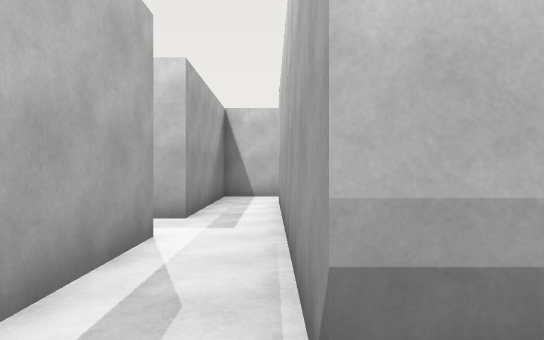
view 1 (above)

17 first-person views from a walk through a scene from a Unity 3-D project. The camera is 1.5 m above the floor, looks level and sees 75° across. The floor is counted in squares, 2 m on a side. Each view is taken from the middle of a square. On the plan, view 1 faces up. The plan holds only what a view shows up to about 11 squares ahead; the rest is blank. The place goes on beyond the plan. The player character is not drawn.

view 2
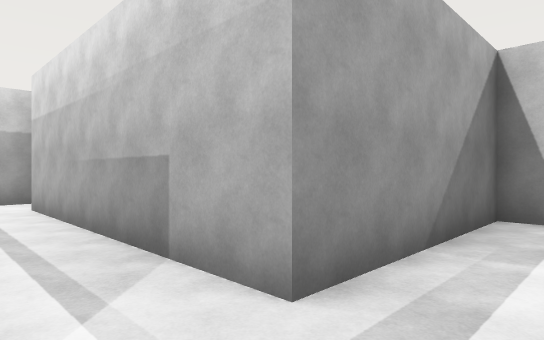

view 3
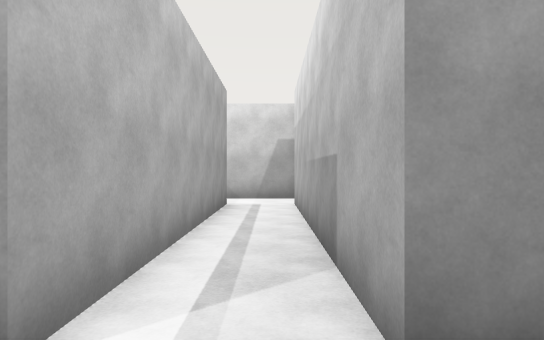

view 4
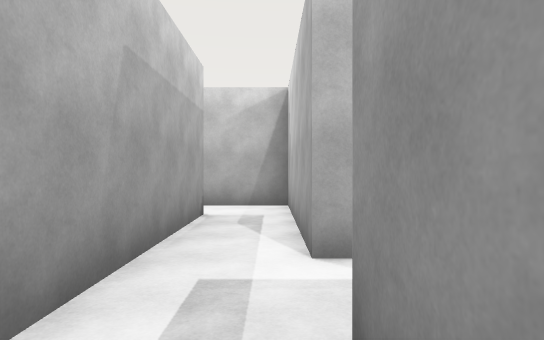

view 5
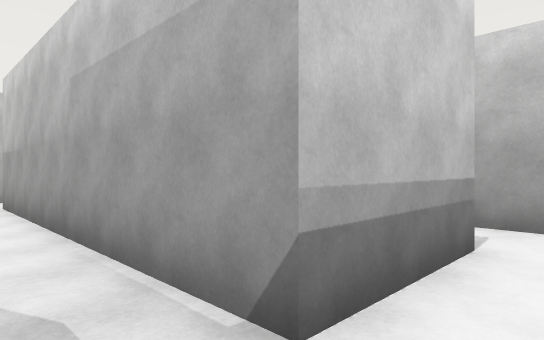

view 6
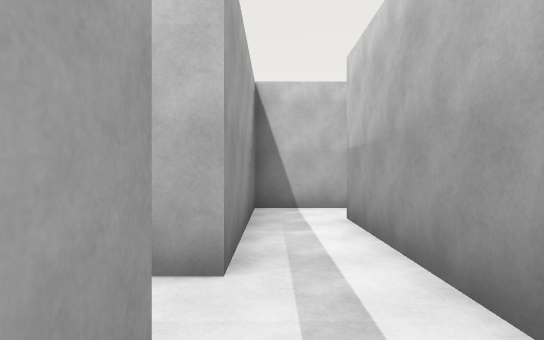

view 7
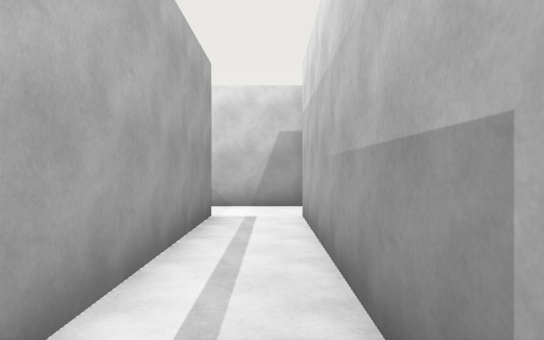

view 8
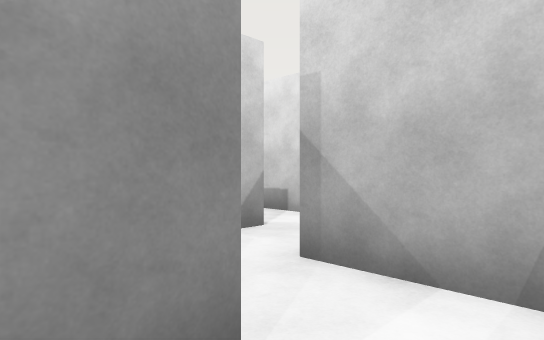

view 9
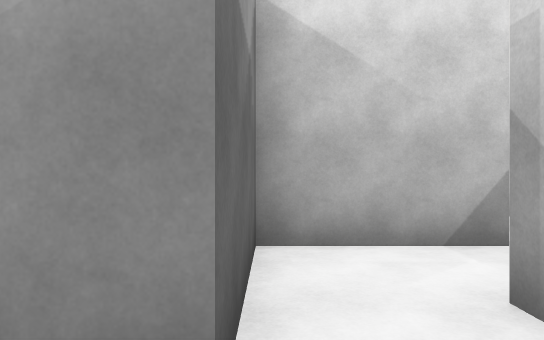

view 10
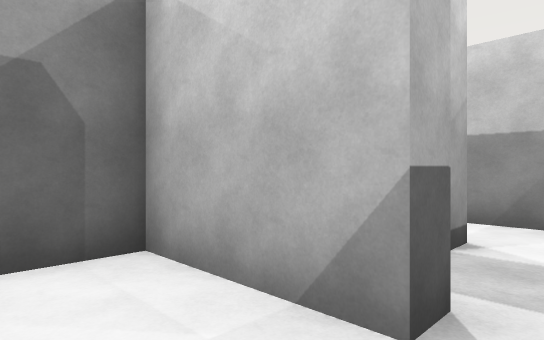

view 11
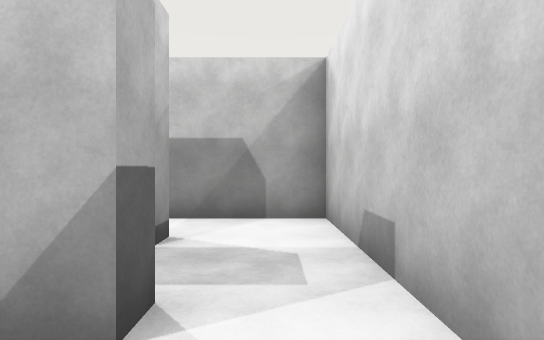

view 12
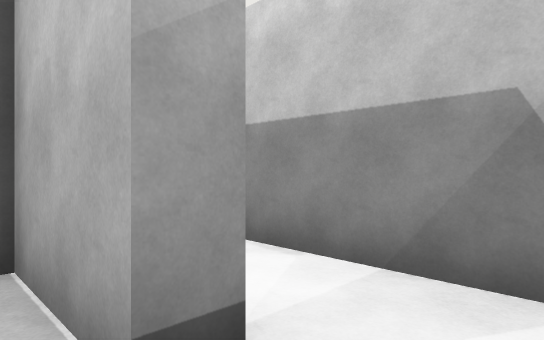

view 13
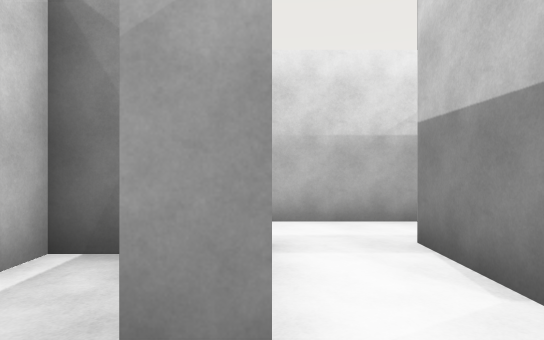

view 14
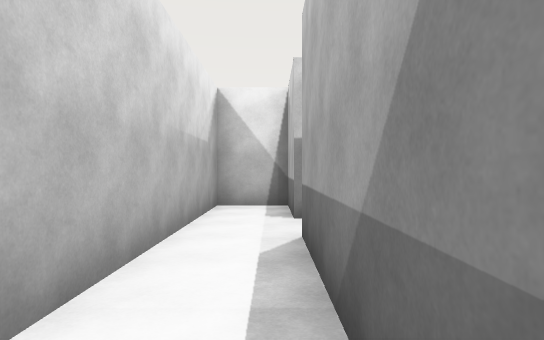

view 15
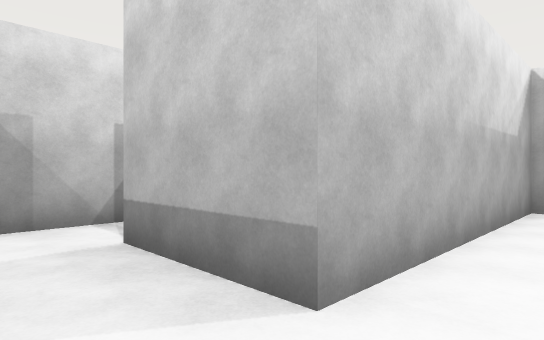

view 16
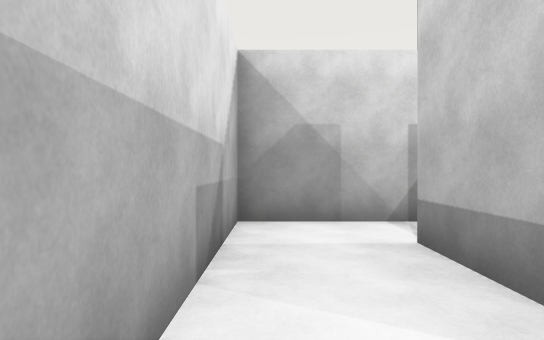

view 17
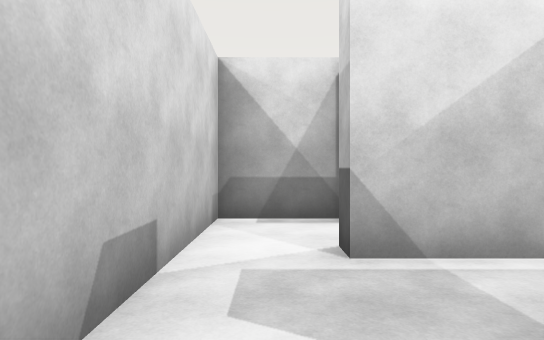

### Floor plan
Points are (right, up) in squares from view 1. A wall is a line through its corners. A room is listed if a view was taken in it or the views show most of it. See-through windows are left out.
Room 1 (views 1, 2, 3, 4, 5, 6, 7, 8, 9)
walls: (0.5, 10) (-1.3, 10) (-1.3, 5.5) (-7.9, 5.5); (2.8, 1) (0.2, 1) (0.2, 8.5); (-7.8, 2.5) (-7.8, 4) (-1.3, 4) (-1.3, -0.5) (0.5, -0.5); (-9.3, 5.9) (-9.3, 3)
ways out: opening at (-9, 3.5) to room 5; opening at (1.5, 0)
Room 2 (views 10, 11)
walls: (-10.3, 1) (-10.3, 1.5) (-9.4, 1.5); (-9.9, 3.5) (-11.8, 3.5) (-11.8, 0.5)
ways out: opening at (-11, 1) to room 3; opening at (-10, 2) to room 5
Room 3 (views 12, 13, 17)
walls: (-9.8, -1) (-9.8, -0.5) (-7.8, -0.5) (-7.8, 1) (-10.3, 1); (-11.8, 0.5) (-11.8, -2.5) (-9.4, -2.5)
ways out: opening at (-11, 1) to room 2; opening at (-8.5, -2) to room 4
Room 4 (views 14, 15, 16)
walls: (-7.3, 2.6) (-7.3, -1); (-9.4, -2.5) (-7.3, -2.5) (-7.3, -4.5) (-5.8, -4.5) (-5.8, 1.5) (-3.2, 1.5); (-1.8, 0.9) (-1.8, 3.5) (-6.4, 3.5)
ways out: opening at (-8.5, -2) to room 3; opening at (-3, 1)
Room 5 (no view inside)
walls: (-9.4, 1.5) (-7.8, 1.5) (-7.8, 2.5)
ways out: opening at (-9, 3.5) to room 1; opening at (-10, 2) to room 2

Where each view was taken, in squares from view 1:
view 1: 0 up, 0 right, facing up
view 2: 4 up, 0 right, facing up-left
view 3: 5 up, 0 right, facing left
view 4: 7 up, 1 left, facing down
view 5: 0 up, 1 left, facing up-right
view 6: 3 up, 1 left, facing up
view 7: 5 up, 2 left, facing left
view 8: 5 up, 7 left, facing down-left
view 9: 5 up, 8 left, facing down
view 10: 3 up, 11 left, facing down-right
view 11: 3 up, 11 left, facing down
view 12: 0 up, 11 left, facing down-right
view 13: 1 down, 11 left, facing right
view 14: 3 up, 7 left, facing down
view 15: 3 up, 7 left, facing down-right
view 16: 3 up, 7 left, facing right
view 17: 2 down, 11 left, facing up
